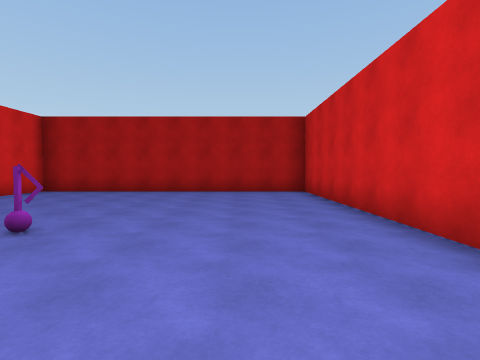
[1] (above)

21 first-person views from a walk through a scene from a Unity 3-D project. The camera is 1.4 m above the floor, tilts 2° down and sees 80° across. The floor is counted in squares, 2 m on a side. Each view is taken from the middle of a square. On the plan, view 1 faces up. The plan holds only what a view shows up to about 10 squares ahead; the rest is blank. The player is left out. Surface patterns are stand-ins for the level's own textures.

[2]
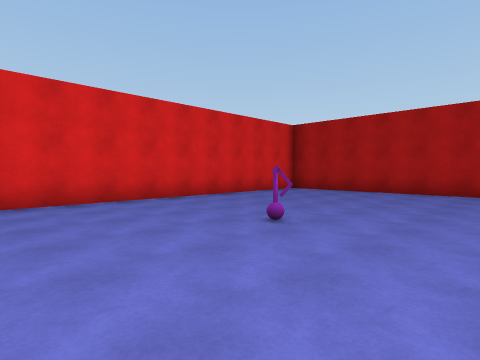

[3]
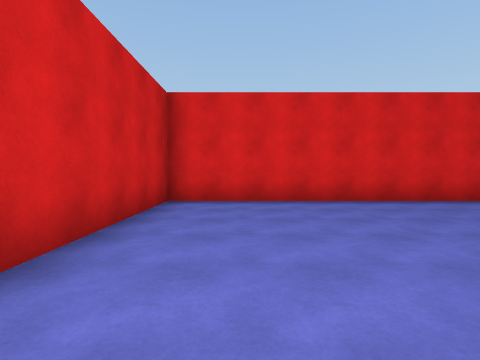

[4]
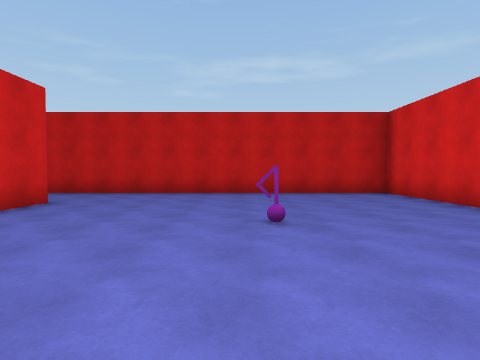

[5]
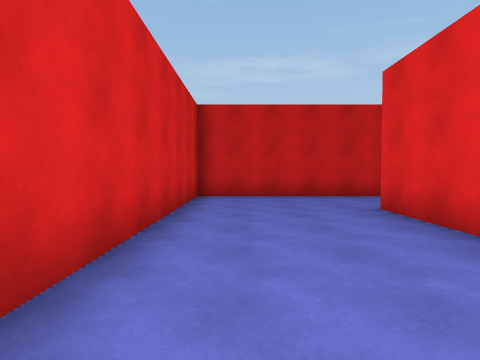

[6]
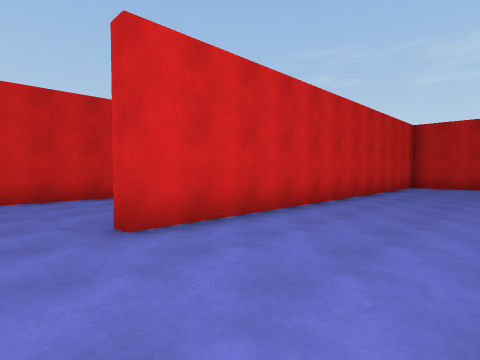

[7]
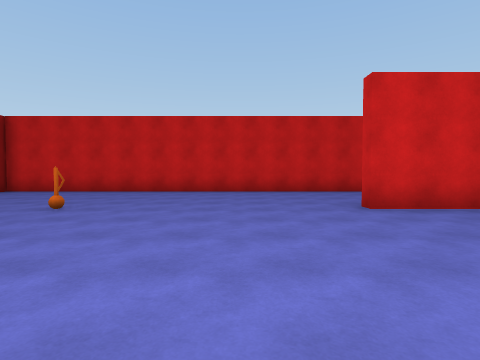

[8]
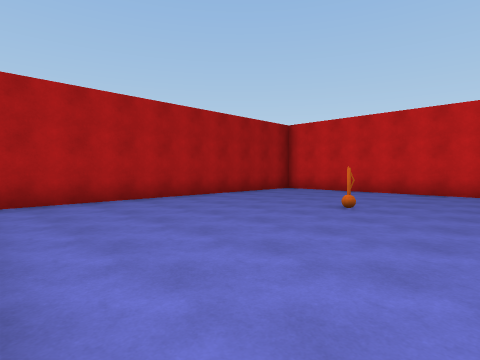

[9]
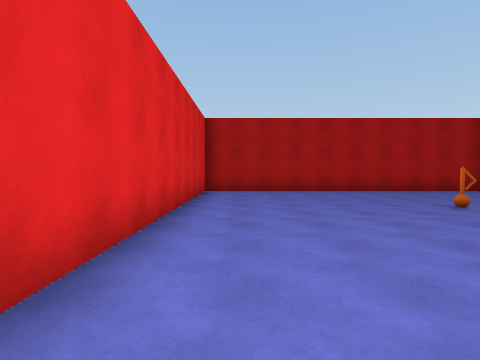

[10]
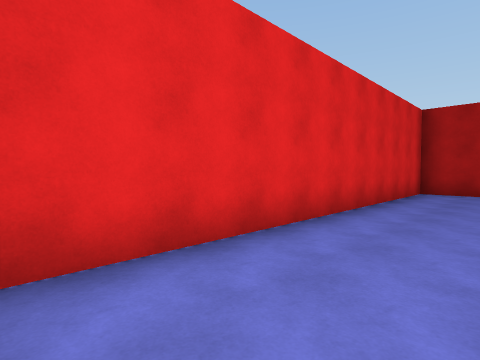

[11]
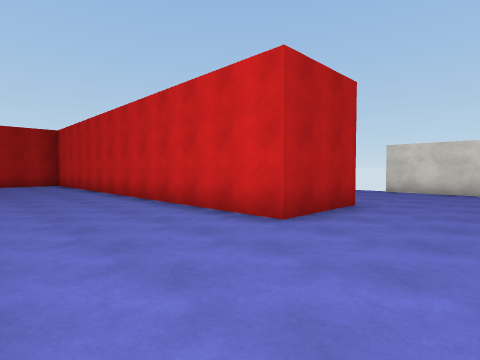

[12]
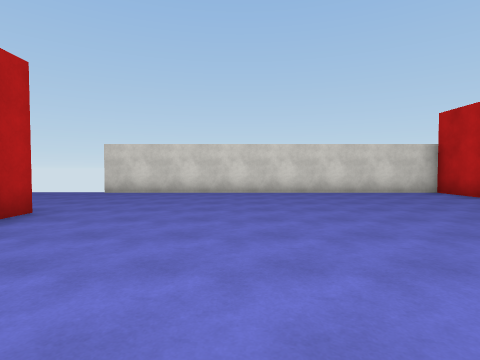

[13]
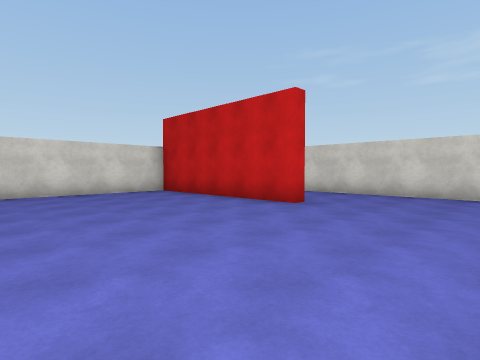

[14]
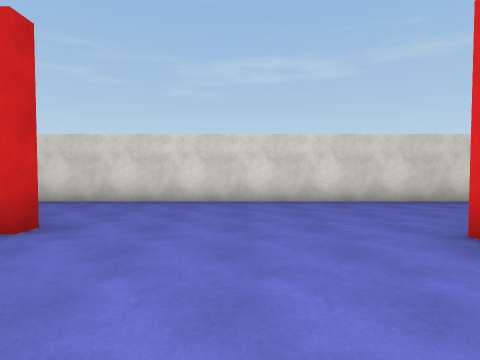

[15]
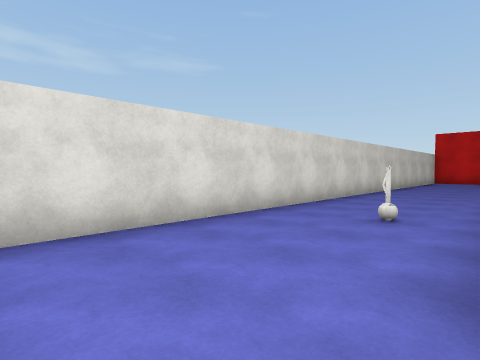

[16]
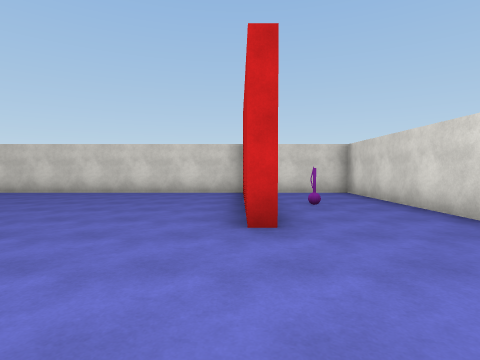

[17]
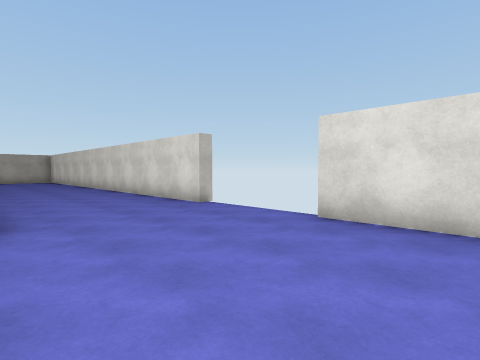

[18]
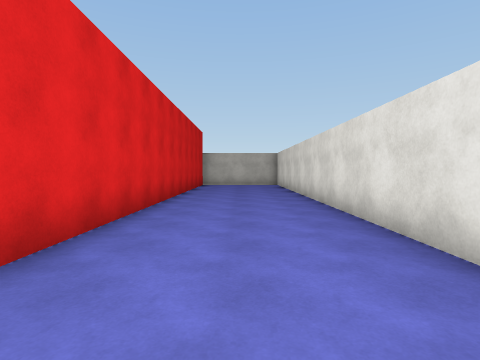

[19]
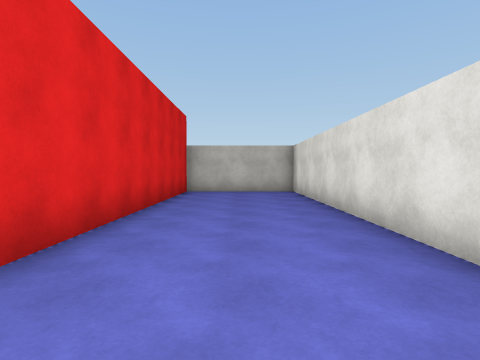

[20]
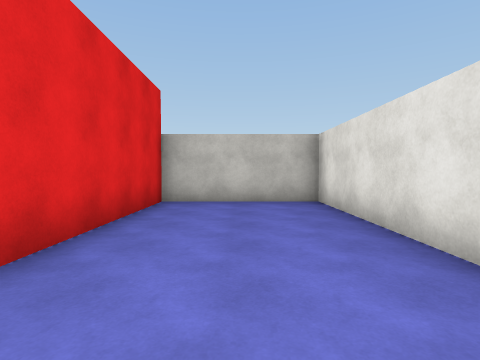

[21]
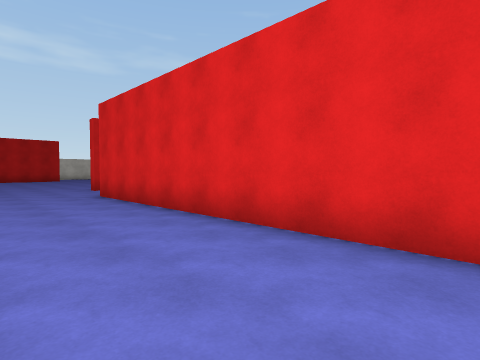

### Floor plan
Ten units are one square. View 1 is at (0, 0); x grows to the right and y downward. Boxes are objects, and circles mark ways between rooms. Rooms are numbered by the first view taken in them; rooms with no view inside come last. Other rooms are left out.
<svg viewBox="-69 -249 244 307">
<path fill="none" stroke="#000" d="M21 -9 21 -93 -64 -93 -64 16 26 16M103 -94 103 -196 8 -196 8 -101M25 -31 25 -9M26 16 61 16 61 -98M114 25 114 21 168 21 168 -82M127 -79 127 -74 103 -74 103 -94M168 -109 168 -244 133 -244 133 -100M-29 53 168 53 168 31"/>
<rect x="-25" y="-35" width="10" height="10" fill="#bbb"><title>other object</title></rect>
<rect x="55" y="-155" width="10" height="10" fill="#bbb"><title>other object</title></rect>
<rect x="35" y="25" width="10" height="10" fill="#bbb"><title>other object</title></rect>
<rect x="135" y="25" width="10" height="10" fill="#bbb"><title>other object</title></rect>
<circle cx="20" cy="5" r="3" fill="#2a7"/>
<circle cx="80" cy="-100" r="3" fill="#2a7"/>
<text x="-20" y="-30">1</text>
<text x="50" y="-120">2</text>
<text x="90" y="-30">3</text>
</svg>
Room 1 opens to room 2. Room 2 opens to room 3.

Where each view was taken, in squares from view 1:
view 1: 0 up, 0 right, facing up
view 2: 0 up, 0 right, facing up-left
view 3: 0 up, 0 right, facing left
view 4: 7 up, 2 left, facing down
view 5: 6 up, 5 right, facing down
view 6: 11 up, 3 right, facing down-right
view 7: 12 up, 1 right, facing right
view 8: 13 up, 1 right, facing up-right
view 9: 10 up, 2 right, facing up
view 10: 10 up, 3 right, facing up-left
view 11: 5 up, 7 right, facing up-right
view 12: 4 up, 8 right, facing right
view 13: 3 up, 8 right, facing down-right
view 14: 1 up, 9 right, facing down
view 15: 2 down, 8 right, facing down-left
view 16: 2 down, 8 right, facing right
view 17: 6 up, 13 right, facing up-right
view 18: 11 up, 15 right, facing up
view 19: 15 up, 15 right, facing up
view 20: 18 up, 15 right, facing up
view 21: 18 up, 16 right, facing down-left
